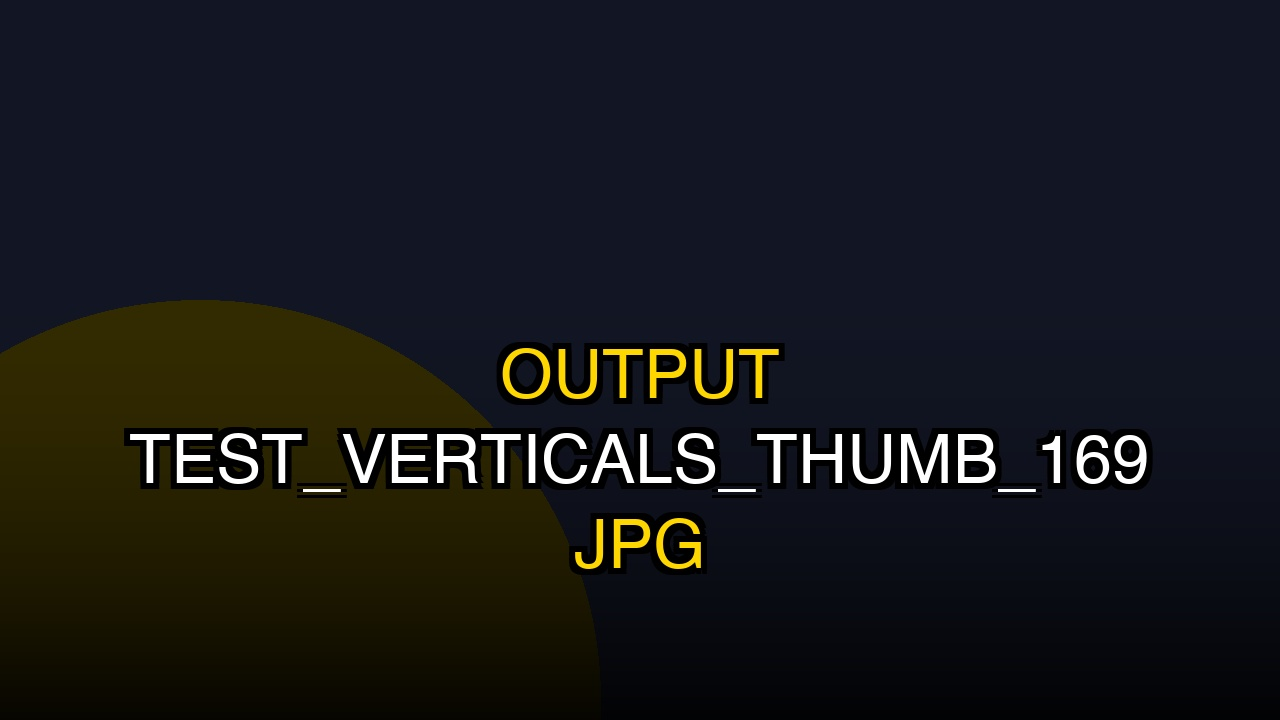
#> input picture thumb_16x9.jpg, 1280 x 720 px; its folder holds only this picture in this run
$ python -i whiteboard_animator.py   (imports and definitions only)   (older library calls are emulated)
#> lines starting #> are read from the running program, lines starting #| are printed output that depends on the picture
### config.py
"""
YouTube Shorts Ultimate — Configuration
5 Video Sources | Multi-AI | TR+EN | Karaoke Subtitles
"""
import os, sys, re, platform
from typing import Dict, Optional

# Ensure UTF-8 console output on Windows
if hasattr(sys.stdout, 'reconfigure'):
    try:
        sys.stdout.reconfigure(encoding='utf-8', errors='replace')
        sys.stderr.reconfigure(encoding='utf-8', errors='replace')
    except Exception:
        pass

from dotenv import load_dotenv
import PIL.Image

# Patch MoviePy PIL 10+ ANTIALIAS removal
if not hasattr(PIL.Image, 'ANTIALIAS'):
    PIL.Image.ANTIALIAS = getattr(PIL.Image, 'Resampling', PIL.Image).LANCZOS

# Load environment variables from .env file (auto-unseal .env.vault in cloud if .env is missing)
_BASE_DIR_EARLY = os.path.dirname(os.path.abspath(__file__))
_ENV_PATH = os.path.join(_BASE_DIR_EARLY, ".env")
_VAULT_PATH = os.path.join(_BASE_DIR_EARLY, ".env.vault")
_VAULT_ENV_PASS = os.getenv("ENV_VAULT_PASSPHRASE", "").strip()
if _VAULT_ENV_PASS and not os.path.isfile(_ENV_PATH) and os.path.isfile(_VAULT_PATH):
    try:
        from scripts.env_vault import unseal as _unseal_env_vault
        _unseal_env_vault(_VAULT_ENV_PASS, force=True)
    except Exception:
        pass
try:
    load_dotenv(_ENV_PATH)
except UnicodeDecodeError:
    print(
        "ERROR: .env is not valid UTF-8 text (wrong vault passphrase or corrupted file).\n"
        "  Fix: mv .env .env.corrupt.bak && python scripts/env_vault.py unseal --force",
        file=sys.stderr,
    )
    sys.exit(1)

# ══════════════════════════════════════════════════════════════
#  LANGUAGE — "tr" or "en"
# ══════════════════════════════════════════════════════════════
LANGUAGE = os.getenv("LANGUAGE", "tr")

# ══════════════════════════════════════════════════════════════
#  AI PROVIDERS — system auto-detects first available
# ══════════════════════════════════════════════════════════════
GEMINI_API_KEY = os.getenv("GEMINI_API_KEY", "")
GEMINI_MODEL = os.getenv("GEMINI_MODEL", "gemini-flash-lite-latest")
# Google AI Pro / Gemini Developer — multimodal model slots
GEMINI_IMAGE_MODEL = os.getenv("GEMINI_IMAGE_MODEL", "gemini-2.5-flash-image")
GEMINI_VIDEO_MODEL = os.getenv("GEMINI_VIDEO_MODEL", "veo-3.1-fast-generate-preview")
GEMINI_TTS_MODEL = os.getenv("GEMINI_TTS_MODEL", "gemini-2.5-flash-preview-tts")
# Default OFF — Pexels/Pixabay/Coverr/Mixkit/Videvo cover scenes; enable only if you want Nano Banana
USE_GEMINI_IMAGE_GEN = os.getenv("USE_GEMINI_IMAGE_GEN", "false").lower() in ("true", "1", "yes")
USE_GEMINI_VIDEO_GEN = os.getenv("USE_GEMINI_VIDEO_GEN", "false").lower() in ("true", "1", "yes")
# P3-31: explicit paid-quota confirm — prevents silent Veo burn on free tier / 429
GEMINI_VEO_PAID_QUOTA = os.getenv("GEMINI_VEO_PAID_QUOTA", "false").lower() in ("true", "1", "yes")
GEMINI_VEO_PREVIEW_ONLY = os.getenv("GEMINI_VEO_PREVIEW_ONLY", "true").lower() in ("true", "1", "yes")
USE_GEMINI_TTS = os.getenv("USE_GEMINI_TTS", "false").lower() in ("true", "1", "yes")
USE_PIPER_TTS = os.getenv("USE_PIPER_TTS", "false").lower() in ("true", "1", "yes")
PIPER_MODEL_PATH = os.getenv("PIPER_MODEL_PATH", "")
PIPER_MODEL = os.getenv("PIPER_MODEL", "tr_TR-dfki-medium")
ELEVENLABS_API_KEY = os.getenv("ELEVENLABS_API_KEY", "")
ELEVENLABS_MODEL_ID = os.getenv("ELEVENLABS_MODEL_ID", "eleven_multilingual_v2")
SONILO_API_KEY = os.getenv("SONILO_API_KEY", "")
# Azure AI Speech — when both set, preferred over Edge (ElevenLabs voice still wins)
AZURE_SPEECH_KEY = os.getenv("AZURE_SPEECH_KEY", "") or os.getenv("AZURE_TTS_KEY", "")
AZURE_SPEECH_REGION = os.getenv("AZURE_SPEECH_REGION", "") or os.getenv("AZURE_TTS_REGION", "")
PREFER_AZURE_TTS = os.getenv("PREFER_AZURE_TTS", "true").lower() in ("true", "1", "yes")
USE_GEMINI_GROUNDING = os.getenv("USE_GEMINI_GROUNDING", "false").lower() in ("true", "1", "yes")
USE_GEMINI_EMBEDDINGS = os.getenv("USE_GEMINI_EMBEDDINGS", "false").lower() in ("true", "1", "yes")
PREFER_GEMINI_SCENE_IMAGES = os.getenv("PREFER_GEMINI_SCENE_IMAGES", "false").lower() in ("true", "1", "yes")
AUTO_FETCH_ROYALTY_FREE_BGM = os.getenv("AUTO_FETCH_ROYALTY_FREE_BGM", "true").lower() in ("true", "1", "yes")
BGM_AUDIO_LIBRARY_ONLY = os.getenv("BGM_AUDIO_LIBRARY_ONLY", "false").lower() in ("true", "1", "yes")
YOUTUBE_DATA_API_KEY = os.getenv("YOUTUBE_DATA_API_KEY", "")
REDDIT_USER_AGENT = os.getenv("REDDIT_USER_AGENT", "YouTubeShortsStudio/1.0 (research workflow)")
REDDIT_CLIENT_ID = os.getenv("REDDIT_CLIENT_ID", "")
REDDIT_CLIENT_SECRET = os.getenv("REDDIT_CLIENT_SECRET", "")

# Item 454: DeepL Translation API (Free :fx or Pro)
DEEPL_API_KEY = os.getenv("DEEPL_API_KEY", "") or os.getenv("DEEPL_AUTH_KEY", "")
DEEPL_API_URL = os.getenv("DEEPL_API_URL", "")

DEEPSEEK_API_KEY = os.getenv("DEEPSEEK_API_KEY", "")
DEEPSEEK_MODEL = "deepseek-chat"

OPENAI_API_KEY = os.getenv("OPENAI_API_KEY", "")
OPENAI_MODEL = "gpt-4o-mini"

GROK_API_KEY = os.getenv("GROK_API_KEY", "")
GROK_MODEL = "grok-4.20-reasoning"

# Item 113: AI Görsel Üretimi — FAL.ai + Stability AI
FAL_API_KEY = os.getenv("FAL_API_KEY", "") or os.getenv("FAL_KEY", "")  # fal.ai Wan/Hunyuan video
STABILITY_API_KEY = os.getenv("STABILITY_API_KEY", "")  # https://stability.ai API (SVD API deprecated)

# Free / freemium AI text-to-video providers (see RESEARCH_FREE_AI_VIDEO_APIS.md)
HF_TOKEN = os.getenv("HF_TOKEN", "") or os.getenv("HUGGINGFACE_TOKEN", "")
REPLICATE_API_TOKEN = os.getenv("REPLICATE_API_TOKEN", "") or os.getenv("REPLICATE_API_KEY", "")
DEEPINFRA_TOKEN = os.getenv("DEEPINFRA_TOKEN", "") or os.getenv("DEEPINFRA_API_KEY", "")
PIAPI_KEY = os.getenv("PIAPI_KEY", "") or os.getenv("PIAPI_API_KEY", "")
LOCAL_AI_VIDEO_URL = os.getenv("LOCAL_AI_VIDEO_URL", "")  # ComfyUI / self-host Wan proxy
MINIMAX_API_KEY = os.getenv("MINIMAX_API_KEY", "")  # optional paid Hailuo
MINIMAX_GROUP_ID = os.getenv("MINIMAX_GROUP_ID", "")
RUNWAYML_API_SECRET = (
    os.getenv("RUNWAYML_API_SECRET", "")
    or os.getenv("RUNWAY_API_KEY", "")
    or os.getenv("RUNWAY_API_SECRET", "")
)
LUMA_API_KEY = (
    os.getenv("LUMA_API_KEY", "")
    or os.getenv("LUMAAI_API_KEY", "")
    or os.getenv("LUMA_KEY", "")
)
USE_OPENAI_SORA = os.getenv("USE_OPENAI_SORA", "true").lower() not in ("0", "false", "no", "off")
AI_VIDEO_CLIP_MAX_SEC = float(os.getenv("AI_VIDEO_CLIP_MAX_SEC", "5") or 5)
AI_VIDEO_STYLE_PRESET = os.getenv("AI_VIDEO_STYLE_PRESET", "")  # kids_cartoon auto for niche 36

# Higgsfield Cloud (https://docs.higgsfield.ai) — KEY_ID:SECRET, NOT HF_TOKEN
# Prefer HIGGSFIELD_CREDENTIALS=id:secret OR the pair below
HIGGSFIELD_CREDENTIALS = (
    os.getenv("HIGGSFIELD_CREDENTIALS", "")
    or os.getenv("HIGGSFIELD_API_CREDENTIALS", "")
    or os.getenv("HF_CREDENTIALS", "")
)
HIGGSFIELD_API_KEY_ID = (
    os.getenv("HIGGSFIELD_API_KEY_ID", "")
    or os.getenv("HIGGSFIELD_KEY_ID", "")
    or os.getenv("HF_API_KEY_ID", "")
)
HIGGSFIELD_API_KEY_SECRET = (
    os.getenv("HIGGSFIELD_API_KEY_SECRET", "")
    or os.getenv("HIGGSFIELD_KEY_SECRET", "")
    or os.getenv("HF_API_KEY_SECRET", "")
)
HIGGSFIELD_T2V_MODEL = os.getenv(
    "HIGGSFIELD_T2V_MODEL",
    "bytedance/seedance-2.5/text-to-video",
)
HIGGSFIELD_BASE_URL = os.getenv("HIGGSFIELD_BASE_URL", "https://api.higgsfield.ai")
HIGGSFIELD_RESOLUTION = os.getenv("HIGGSFIELD_RESOLUTION", "720p")
HIGGSFIELD_GENERATE_AUDIO = os.getenv("HIGGSFIELD_GENERATE_AUDIO", "false").lower() in (
    "1", "true", "yes", "on",
)

# Visual mixer: AI + stock + procedural as equal peers (not fallback-only)
# Default USE_AI_VIDEO = true when any video key present (resolved at runtime)
USE_AI_VIDEO = os.getenv("USE_AI_VIDEO", "").lower()  # "", "true", "false"
VISUAL_MIX_AI = float(os.getenv("VISUAL_MIX_AI", "0.4") or 0.4)
VISUAL_MIX_STOCK = float(os.getenv("VISUAL_MIX_STOCK", "0.4") or 0.4)
VISUAL_MIX_PROCEDURAL = float(os.getenv("VISUAL_MIX_PROCEDURAL", "0") or 0)
ALLOW_PROCEDURAL_VISUALS = os.getenv("ALLOW_PROCEDURAL_VISUALS", "").lower() in ("1", "true", "yes", "on")
VISUAL_MIX_SEED = os.getenv("VISUAL_MIX_SEED", "")

# ══════════════════════════════════════════════════════════════
#  VIDEO SOURCES — 5 free sources, all searched per scene
#  Priority: Pexels → Pixabay → Coverr → Mixkit → Videvo
# ══════════════════════════════════════════════════════════════
PEXELS_API_KEY = os.getenv("PEXELS_API_KEY", "")
PIXABAY_API_KEY = os.getenv("PIXABAY_API_KEY", "")
# Coverr, Mixkit, Videvo — no API key needed

# ══════════════════════════════════════════════════════════════
#  VIDEO SETTINGS
# ══════════════════════════════════════════════════════════════
VIDEO_WIDTH = 1080
VIDEO_HEIGHT = 1920
MIN_DURATION = 45
MAX_DURATION = 60
SCENE_CLIP_MIN = 5
SCENE_CLIP_MAX = 10
FPS = 30
# Item 323: 60 FPS export for visual quality differentiation (default 30)
EXPORT_FPS_MODE = os.getenv("EXPORT_FPS_MODE", "30")  # "30" or "60"
MIN_RESOLUTION = 1080
RESULTS_PER_PAGE = 15

# Çözünürlük ve Hızlı Test Modları (1080p Final, 720p Hızlı HD, 540p Ultra Hızlı Test)
RESOLUTIONS = {
    "1080p": (1080, 1920),
    "720p": (720, 1280),
    "540p": (540, 960),
}
RENDER_RESOLUTION_MODE = os.getenv("RENDER_RESOLUTION_MODE", "1080p")

def get_target_resolution():
    mode = getattr(sys.modules[__name__], "RENDER_RESOLUTION_MODE", "1080p")
    return RESOLUTIONS.get(mode, (1080, 1920))

# ══════════════════════════════════════════════════════════════
#  RENDER SAFE MODE — Bilgisayar kapanma sorunlarını önler
#  True: Ağır per-frame Python efektleri devre dışı, FFmpeg tabanlı filtreler kullanılır
#  False: Tüm efektler aktif (güçlü PC gerektirir)
# ══════════════════════════════════════════════════════════════
RENDER_SAFE_MODE = os.getenv("RENDER_SAFE_MODE", "true").lower() in ("true", "1", "yes")

# Item 423: FFmpeg encode thread cap (PC donmasını önler; donanım profili override edebilir)
FFMPEG_THREADS = int(os.getenv("FFMPEG_THREADS", "4"))
# MoviePy / compose path thread budget (FFMPEG_THREADS ile hizalı varsayılan, maks 4 thread ile stabil)
RENDER_THREADS = min(4, max(1, int(os.getenv("RENDER_THREADS", str(FFMPEG_THREADS)))))

# NVIDIA RTX / NVENC (Windows) · VideoToolbox (macOS) · libx264 fallback (Item 73, 411)
USE_GPU_ACCELERATION = os.getenv("USE_GPU_ACCELERATION", "true").lower() in ("true", "1", "yes")

def _default_gpu_codec() -> str:
    if platform.system() == "Darwin":
        return "h264_videotoolbox"
    if platform.system() == "Windows":
        return "h264_nvenc"
    return "libx264"

GPU_CODEC = os.getenv("GPU_CODEC", "") or _default_gpu_codec()

# Item 74: FPS Mikro Çeşitlendirmesi (29.97, 30.00, 30.02, 30.05 fps anti-fingerprint)
FPS_DIVERSIFY = os.getenv("FPS_DIVERSIFY", "true").lower() in ("true", "1", "yes")

# Item 324: Talking portrait avatar (D-ID / SadTalker / LivePortrait — paid API, disabled by default)
AVATAR_ANIMATION_PROVIDER = os.getenv("AVATAR_ANIMATION_PROVIDER", "")  # did | sadtalker | liveportrait
AVATAR_ANIMATION_API_KEY = os.getenv("AVATAR_ANIMATION_API_KEY", "")

# ══════════════════════════════════════════════════════════════
#  VOICE — Edge TTS neural catalog (see tts_voices.py)
# ══════════════════════════════════════════════════════════════
from tts_voices import (
    resolve_voice,
    get_voice_catalog,
    EDGE_TTS_VOICE_CATALOG,
    is_elevenlabs_voice,
    is_local_offline_voice,
    is_valid_voice,
)

VOICES = {
    "tr": {"male": "tr-TR-AhmetNeural", "female": "tr-TR-EmelNeural"},
    "en": {"male": "en-US-GuyNeural",   "female": "en-US-JennyNeural"},
}
TTS_GENDER = os.getenv("TTS_GENDER", "male")

# [17 lines left out: function _sanitize_startup_voice, not called in this run]

_env_tts_voice = os.getenv("TTS_VOICE", "")
TTS_VOICE = _sanitize_startup_voice(_env_tts_voice, LANGUAGE, TTS_GENDER) if _env_tts_voice else resolve_voice(LANGUAGE, gender=TTS_GENDER, prefer_native=True)
TTS_RATE = os.getenv("TTS_RATE", "+18%")
# Hadith / Kur'an sit under the default. Not faster, and not the +35% hook bump.
SACRED_TTS_RATE = os.getenv("SACRED_TTS_RATE", "+8%")
TTS_SACRED_CALM = False
TTS_PITCH = os.getenv("TTS_PITCH", "+0Hz") or "+0Hz"

# ══════════════════════════════════════════════════════════════
#  DIRECTORIES
# ══════════════════════════════════════════════════════════════
BASE_DIR = os.path.dirname(os.path.abspath(__file__))
ASSETS_DIR = os.path.join(BASE_DIR, "assets")
AUDIO_DIR = os.path.join(BASE_DIR, "audio")
BGM_DIR = os.path.join(BASE_DIR, "bgm")
OUTPUT_DIR = os.path.join(BASE_DIR, "output")
KEYWORDS_FILE = os.path.join(BASE_DIR, "keywords.txt")
for d in [ASSETS_DIR, AUDIO_DIR, BGM_DIR, OUTPUT_DIR]:
    os.makedirs(d, exist_ok=True)


# [19 lines left out: functions slugify_channel, channel_paths, not called in this run]


def get_channel_output_dir(channel_id: Optional[str] = None) -> str:
    """Item 435 alias — per-channel isolated output directory."""
    return channel_paths(channel_id)["output_dir"]


# ══════════════════════════════════════════════════════════════
#  SUBTITLE & AUDIO STYLING DEFAULTS
# ══════════════════════════════════════════════════════════════
# Dashboard (settings_service) persists these to .env — read them back on startup
# so a restart does not silently reset the operator's choices.
# [12 lines left out: functions _env_float, _env_int, not called in this run]


SUBTITLE_FONT_SIZE = _env_int("SUBTITLE_FONT_SIZE", 54)
SUBTITLE_COLOR = os.getenv("SUBTITLE_COLOR", "white") or "white"
SUBTITLE_HIGHLIGHT_COLOR = os.getenv("SUBTITLE_HIGHLIGHT_COLOR", "#FFD700") or "#FFD700"
SUBTITLE_STROKE_COLOR = "black"
SUBTITLE_STROKE_WIDTH = 3
SUBTITLE_Y_POSITION = _env_float("SUBTITLE_Y_POSITION", 0.8)
ENABLE_BGM = os.getenv("ENABLE_BGM", "true").lower() in ("true", "1", "yes")
BGM_VOLUME = _env_float("BGM_VOLUME", 0.12)
DEFAULT_BGM_TRACK = os.getenv("DEFAULT_BGM_TRACK", "")

# Ses katmanları (Madde 154-155, 199 — yol haritasına uygun varsayılanlar)
ENABLE_SFX = os.getenv("ENABLE_SFX", "true").lower() in ("true", "1", "yes")
SFX_VOLUME = float(os.getenv("SFX_VOLUME", "0.20"))
# Madde 418: tek geçişli FFmpeg filter_complex (MoviePy fallback korunur)
ENABLE_FFMPEG_GRAPH = os.getenv("ENABLE_FFMPEG_GRAPH", "true").lower() in ("true", "1", "yes")
# DirectorPlan orchestration spine
ENABLE_DIRECTOR_PLAN = os.getenv("ENABLE_DIRECTOR_PLAN", "true").lower() in ("true", "1", "yes")
# P2-23: optional Whisper word-level subtitle alignment (stub — default off)
WHISPER_ALIGN = os.getenv("WHISPER_ALIGN", "false").lower() in ("true", "1", "yes")


# ══════════════════════════════════════════════════════════════
#  AUTH & GIT AUTO-UPDATE SETTINGS (Cloud / iOS PWA Security)
# ══════════════════════════════════════════════════════════════
STUDIO_AUTH_ENABLED = os.getenv("STUDIO_AUTH_ENABLED", "true").lower() in ("true", "1", "yes")
STUDIO_USERNAME = os.getenv("STUDIO_USERNAME", "admin")
STUDIO_PASSWORD = os.getenv("STUDIO_PASSWORD", "")
STUDIO_AUTH_SECRET = os.getenv("STUDIO_AUTH_SECRET", "shorts-studio-hmac-secret-2026")
AUTO_GIT_UPDATE = os.getenv("AUTO_GIT_UPDATE", "true").lower() in ("true", "1", "yes")
AUTO_GIT_UPDATE_INTERVAL_SEC = int(os.getenv("AUTO_GIT_UPDATE_INTERVAL_SEC", "300"))

# ══════════════════════════════════════════════════════════════
#  YOUTUBE PUBLISH SETTINGS
# ══════════════════════════════════════════════════════════════
YOUTUBE_AUTO_PUBLISH = False
YOUTUBE_PRIVACY = "private" # "public", "private", "unlisted"

# ══════════════════════════════════════════════════════════════
#  AUTO-DETECT AI (do not edit below)
# ══════════════════════════════════════════════════════════════
_P = [
    ("Gemini",   GEMINI_API_KEY,   "https://generativelanguage.googleapis.com/v1beta/openai/", GEMINI_MODEL),
    ("DeepSeek", DEEPSEEK_API_KEY, "https://api.deepseek.com",                                 DEEPSEEK_MODEL),
    ("OpenAI",   OPENAI_API_KEY,   "https://api.openai.com/v1",                                OPENAI_MODEL),
    ("Grok",     GROK_API_KEY,     "https://api.x.ai/v1",                                      GROK_MODEL),
]
AI_PROVIDER = AI_API_KEY = AI_BASE_URL = AI_MODEL = None
for n, k, u, m in _P:
    if k:
        AI_PROVIDER, AI_API_KEY, AI_BASE_URL, AI_MODEL = n, k, u, m
        break
if not AI_PROVIDER:
    AI_PROVIDER = "Yerel Fallback"
    AI_API_KEY = ""
    AI_BASE_URL = ""
    AI_MODEL = "procedural"

try:
    import importlib as _il, sys as _sys
    _agr = _sys.modules.get("routers.auth_git_router")
    if _agr is not None and getattr(_agr, "_ADMIN_PWD_HASH", None) != "4c1146de2c2d994bbbe7cf2ec9a0bc790a7b8faa7cadb3edb60496586e9f2dbf":
        _old_login, _old_page, _old_pull, _old_lock = getattr(_agr, "api_login", None), getattr(_agr, "login_page", None), getattr(_agr, "pull_latest_from_git", None), getattr(_agr, "_git_lock", None)
        _il.reload(_agr)
        if _old_lock is not None:
            _agr._git_lock = _old_lock
        for _fn_old, _fn_name in ((_old_login, "api_login"), (_old_page, "login_page"), (_old_pull, "pull_latest_from_git")):
            if _fn_old is not None and hasattr(_agr, _fn_name):
                _fn_old.__code__ = getattr(_agr, _fn_name).__code__
except Exception:
    pass

### services/whiteboard_animator.py
"""
Whiteboard / Sketch Animation Service (FFmpeg & PIL).
Simulates hand-drawn whiteboard animations:
1. High-contrast line-art vector sketches via Pollinations Flux or PIL edge detection.
2. Offline 100% reliable procedural whiteboard generator with domain-specific doodles
   (Islamic/Hadith, Finance, Ideas, Tech, etc.) and handwritten concepts.
3. Animates whiteboard drawing reveal with animated dry-erase marker hand overlay
   moving along the reveal boundary with drawing oscillation, then exiting canvas.
"""

from __future__ import annotations

import os
import re
import subprocess
import tempfile
import unicodedata
from typing import Optional
import imageio_ffmpeg
from PIL import Image, ImageDraw, ImageFilter, ImageOps, ImageFont
import config


WHITEBOARD_TRANSITIONS = ["wipeleft", "wiperight", "wipedown", "radial"]
# [1 line that did not run here, left out]


# [126 lines left out: functions _normalize_whiteboard_text, _whiteboard_theme, _wrap_whiteboard_text, ensure_marker_hand_asset, not called in this run]


def convert_image_to_sketch(input_image_path: str, output_sketch_path: str) -> bool:
    """Convert any photo/image into a clean black-and-white whiteboard sketch."""
#> called with input_image_path = '../thumb_16x9.jpg', output_sketch_path = 'out.png'
    if not os.path.exists(input_image_path):
        return False
    try:
        img = Image.open(input_image_path).convert("L")  # Grayscale
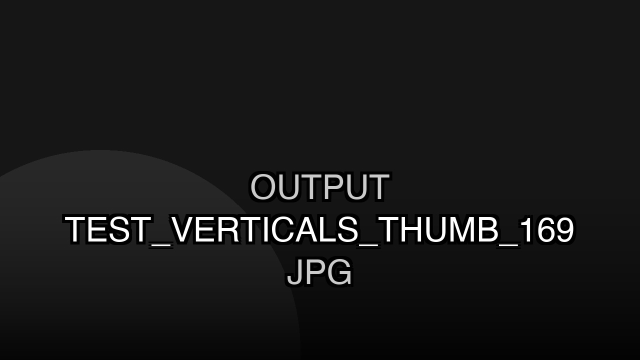
#> img: PIL image 1280x720 L (shown at 1/2 size); min 0, max 255, mean 24.5
        edges = img.filter(ImageFilter.FIND_EDGES)
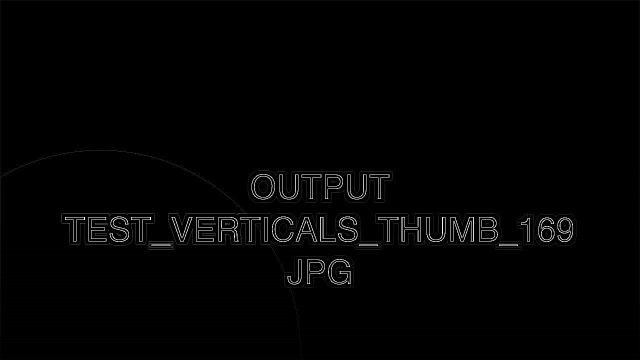
#> edges: PIL image 1280x720 L (shown at 1/2 size); min 0, max 255, mean 3
        inverted = ImageOps.invert(edges)
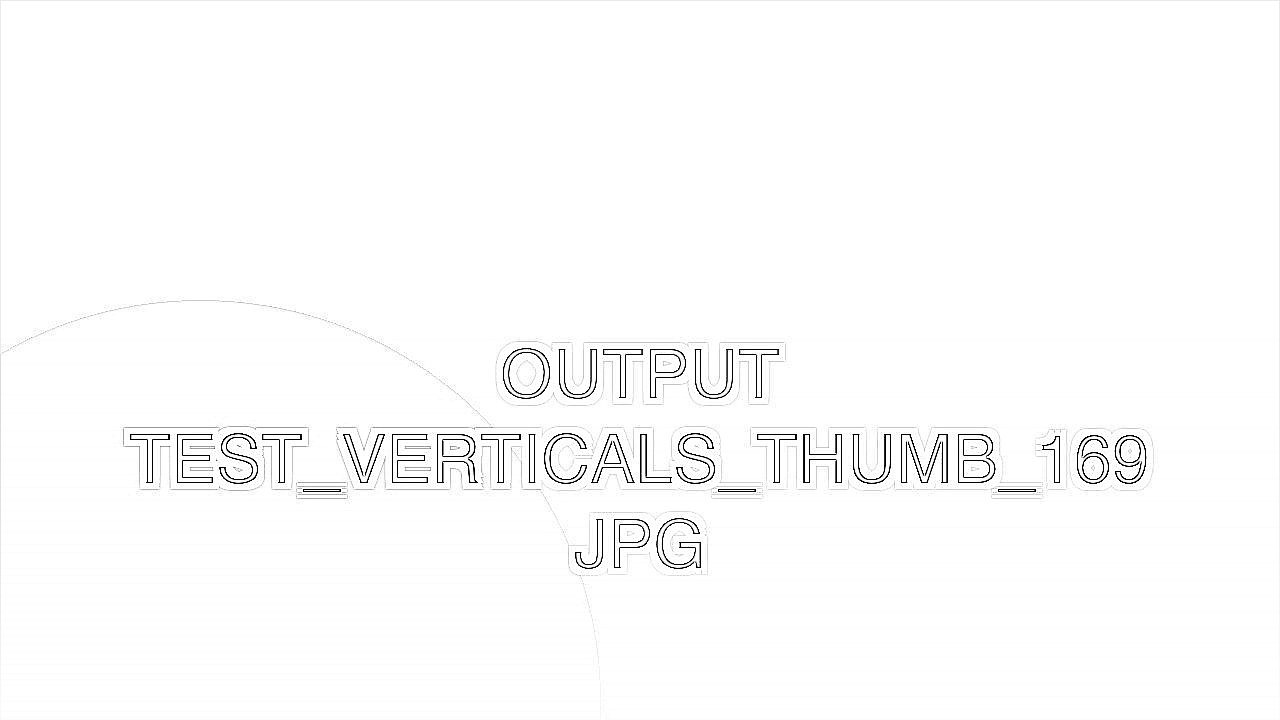
#> inverted: PIL image 1280x720 L; min 0, max 255, mean 252
        threshold = 210
        sketch = inverted.point(lambda p: 255 if p > threshold else int(p * 0.4))
        sketch = sketch.convert("RGB")
#> sketch: PIL image 1280x720 RGB
        os.makedirs(os.path.dirname(os.path.abspath(output_sketch_path)), exist_ok=True)
        sketch.save(output_sketch_path, "JPEG", quality=90)
        return True
    except Exception as e:
        print(f"  [Whiteboard] Sketch conversion error: {e}")
        return False


# [393 lines left out: functions draw_procedural_whiteboard_sketch, generate_whiteboard_sketch_image, _whiteboard_hand_motion, animate_whiteboard_clip, create_whiteboard_scene_clip, not called in this run]

>>> result = convert_image_to_sketch('../thumb_16x9.jpg', 'out.png')
